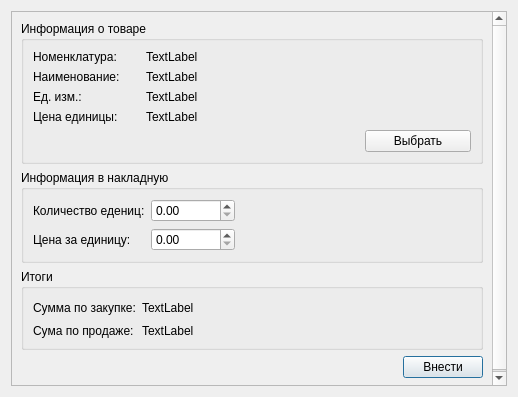
<?xml version="1.0" encoding="UTF-8"?>
<ui version="4.0">
 <class>AddOrSetProductInInvoice_Dialog</class>
 <widget class="QDialog" name="AddOrSetProductInInvoice_Dialog">
  <property name="geometry">
   <rect>
    <x>0</x>
    <y>0</y>
    <width>518</width>
    <height>397</height>
   </rect>
  </property>
  <property name="windowTitle">
   <string>Dialog</string>
  </property>
  <layout class="QGridLayout" name="gridLayout">
   <item row="0" column="0">
    <widget class="QScrollArea" name="scrollArea_Workspace">
     <property name="widgetResizable">
      <bool>true</bool>
     </property>
     <widget class="QWidget" name="scrollAreaWidgetContents">
      <property name="geometry">
       <rect>
        <x>0</x>
        <y>0</y>
        <width>498</width>
        <height>377</height>
       </rect>
      </property>
      <layout class="QGridLayout" name="gridLayout_3">
       <item row="3" column="1">
        <widget class="QPushButton" name="pushButton_Enter">
         <property name="text">
          <string>Внести</string>
         </property>
        </widget>
       </item>
       <item row="4" column="1">
        <spacer name="verticalSpacer">
         <property name="orientation">
          <enum>Qt::Vertical</enum>
         </property>
         <property name="sizeHint" stdset="0">
          <size>
           <width>20</width>
           <height>0</height>
          </size>
         </property>
        </spacer>
       </item>
       <item row="3" column="0">
        <spacer name="horizontalSpacer_4">
         <property name="orientation">
          <enum>Qt::Horizontal</enum>
         </property>
         <property name="sizeHint" stdset="0">
          <size>
           <width>40</width>
           <height>20</height>
          </size>
         </property>
        </spacer>
       </item>
       <item row="0" column="0" colspan="2">
        <widget class="QGroupBox" name="groupBox">
         <property name="title">
          <string>Информация о товаре</string>
         </property>
         <layout class="QGridLayout" name="gridLayout_2">
          <item row="3" column="0">
           <widget class="QLabel" name="label_7">
            <property name="text">
             <string>Цена единицы:</string>
            </property>
           </widget>
          </item>
          <item row="3" column="1" colspan="3">
           <widget class="QLabel" name="label_PriceUnit">
            <property name="text">
             <string>TextLabel</string>
            </property>
           </widget>
          </item>
          <item row="2" column="1" colspan="3">
           <widget class="QLabel" name="label_Measuring">
            <property name="text">
             <string>TextLabel</string>
            </property>
           </widget>
          </item>
          <item row="2" column="0">
           <widget class="QLabel" name="label_5">
            <property name="text">
             <string>Ед. изм.:</string>
            </property>
           </widget>
          </item>
          <item row="0" column="1" colspan="3">
           <widget class="QLabel" name="label_Nomenclature">
            <property name="text">
             <string>TextLabel</string>
            </property>
           </widget>
          </item>
          <item row="1" column="0">
           <widget class="QLabel" name="label_3">
            <property name="text">
             <string>Наименование:</string>
            </property>
           </widget>
          </item>
          <item row="0" column="0">
           <widget class="QLabel" name="label">
            <property name="text">
             <string>Номенклатура:</string>
            </property>
           </widget>
          </item>
          <item row="1" column="1" colspan="3">
           <widget class="QLabel" name="label_Name">
            <property name="text">
             <string>TextLabel</string>
            </property>
           </widget>
          </item>
          <item row="4" column="3">
           <widget class="QPushButton" name="pushButton_ChooseProduct">
            <property name="text">
             <string>Выбрать</string>
            </property>
           </widget>
          </item>
          <item row="4" column="0" colspan="3">
           <spacer name="horizontalSpacer">
            <property name="orientation">
             <enum>Qt::Horizontal</enum>
            </property>
            <property name="sizeHint" stdset="0">
             <size>
              <width>40</width>
              <height>20</height>
             </size>
            </property>
           </spacer>
          </item>
         </layout>
        </widget>
       </item>
       <item row="1" column="0" colspan="2">
        <widget class="QGroupBox" name="groupBox_2">
         <property name="title">
          <string>Информация в накладную</string>
         </property>
         <layout class="QGridLayout" name="gridLayout_4">
          <item row="1" column="0">
           <widget class="QLabel" name="label_10">
            <property name="text">
             <string>Цена за единицу:</string>
            </property>
           </widget>
          </item>
          <item row="0" column="0">
           <widget class="QLabel" name="label_9">
            <property name="text">
             <string>Количество едениц:</string>
            </property>
           </widget>
          </item>
          <item row="0" column="1">
           <widget class="QDoubleSpinBox" name="doubleSpinBox_NumberUnits">
            <property name="maximum">
             <double>999999.989999999990687</double>
            </property>
           </widget>
          </item>
          <item row="1" column="1">
           <widget class="QDoubleSpinBox" name="doubleSpinBox_PriceUnitsPurchase">
            <property name="maximum">
             <double>999999.989999999990687</double>
            </property>
           </widget>
          </item>
          <item row="0" column="2">
           <spacer name="horizontalSpacer_2">
            <property name="orientation">
             <enum>Qt::Horizontal</enum>
            </property>
            <property name="sizeHint" stdset="0">
             <size>
              <width>40</width>
              <height>20</height>
             </size>
            </property>
           </spacer>
          </item>
         </layout>
        </widget>
       </item>
       <item row="2" column="0" colspan="2">
        <widget class="QGroupBox" name="groupBox_3">
         <property name="title">
          <string>Итоги</string>
         </property>
         <layout class="QGridLayout" name="gridLayout_5">
          <item row="1" column="0">
           <widget class="QLabel" name="label_12">
            <property name="text">
             <string>Сума по продаже:</string>
            </property>
           </widget>
          </item>
          <item row="1" column="1">
           <widget class="QLabel" name="label_SumSale">
            <property name="text">
             <string>TextLabel</string>
            </property>
           </widget>
          </item>
          <item row="0" column="0">
           <widget class="QLabel" name="label_11">
            <property name="text">
             <string>Сумма по закупке:</string>
            </property>
           </widget>
          </item>
          <item row="0" column="1">
           <widget class="QLabel" name="label_SumPurchase">
            <property name="text">
             <string>TextLabel</string>
            </property>
           </widget>
          </item>
          <item row="0" column="2">
           <spacer name="horizontalSpacer_3">
            <property name="orientation">
             <enum>Qt::Horizontal</enum>
            </property>
            <property name="sizeHint" stdset="0">
             <size>
              <width>40</width>
              <height>20</height>
             </size>
            </property>
           </spacer>
          </item>
         </layout>
        </widget>
       </item>
      </layout>
     </widget>
    </widget>
   </item>
  </layout>
 </widget>
 <resources/>
 <connections/>
</ui>
